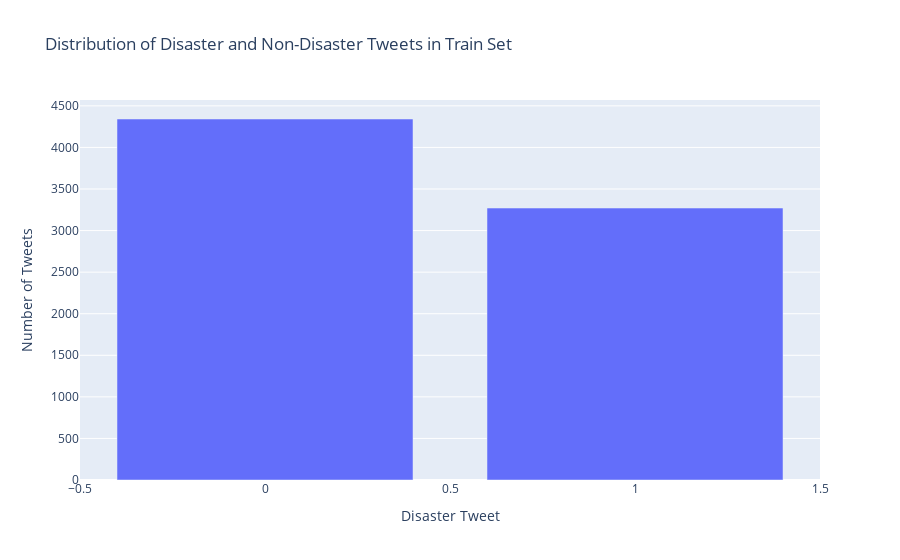

Here is the notebook cell this chart was saved with:
### Markdown cell above
♻️ Cela nous fait au total 10876 tweets au total

### Code cell
# Distribution of disaster and non-disaster tweets in the train set
train_distribution = train['target'].value_counts().reset_index()
train_distribution.columns = ['target', 'count']

# Plot the distribution for the train set
fig = px.bar(train_distribution, x='target', y='count', barmode='group',
             labels={'target': 'Disaster Tweet', 'count': 'Number of Tweets'},
             title='Distribution of Disaster and Non-Disaster Tweets in Train Set')
fig.show()

### Figure 1 — Plotly figure (JSON) as saved in the notebook; plotly's stock layout.template omitted (floating-point values rounded to 4 significant figures)
{"data": [{"alignmentgroup": "True", "hovertemplate": "Disaster Tweet=%{x}<br>Number of Tweets=%{y}<extra></extra>", "legendgroup": "", "marker": {"color": "#636efa", "pattern": {"shape": ""}}, "name": "", "offsetgroup": "", "orientation": "v", "showlegend": false, "textposition": "auto", "type": "bar", "x": [0, 1], "xaxis": "x", "y": [4342, 3271], "yaxis": "y"}], "layout": {"autosize": true, "barmode": "group", "legend": {"tracegroupgap": 0}, "title": {"text": "Distribution of Disaster and Non-Disaster Tweets in Train Set"}, "xaxis": {"anchor": "y", "autorange": true, "domain": [0, 1], "range": [-0.5, 1.5], "title": {"text": "Disaster Tweet"}, "type": "linear"}, "yaxis": {"anchor": "x", "autorange": true, "domain": [0, 1], "range": [0, 4571.0], "title": {"text": "Number of Tweets"}, "type": "linear"}}}
